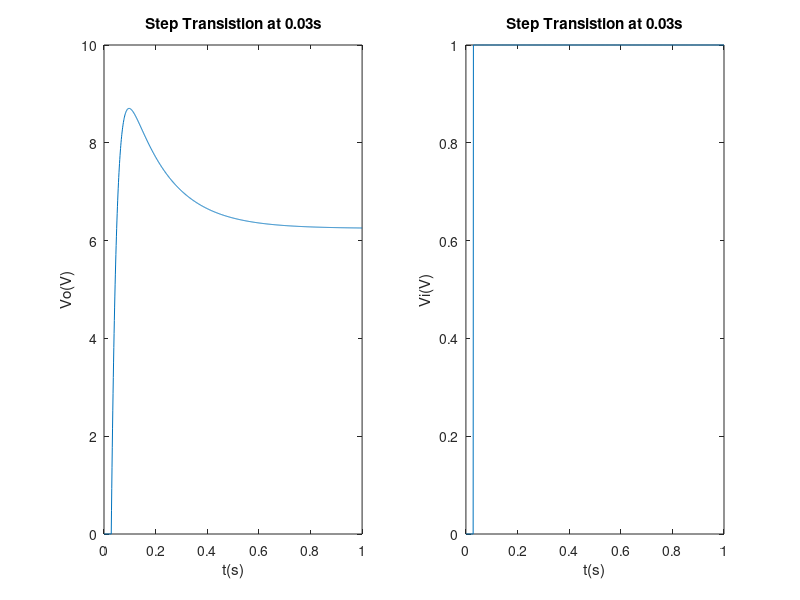
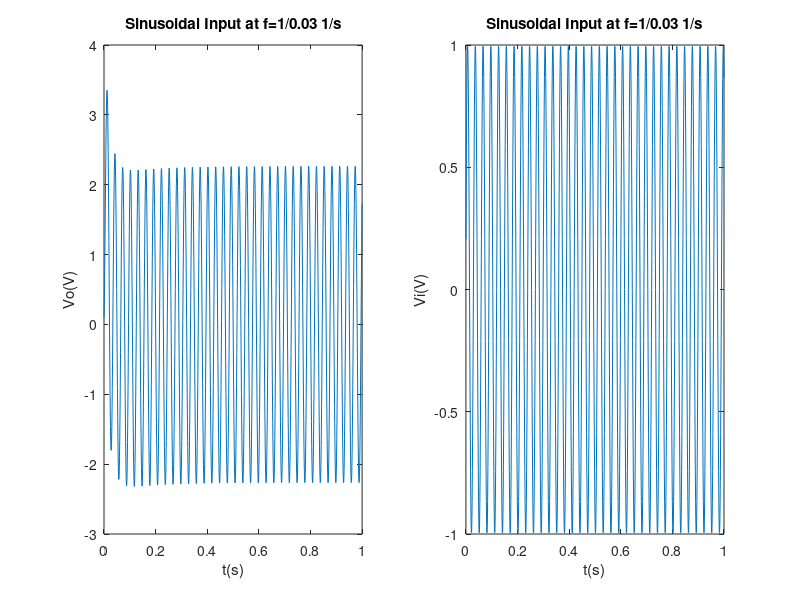
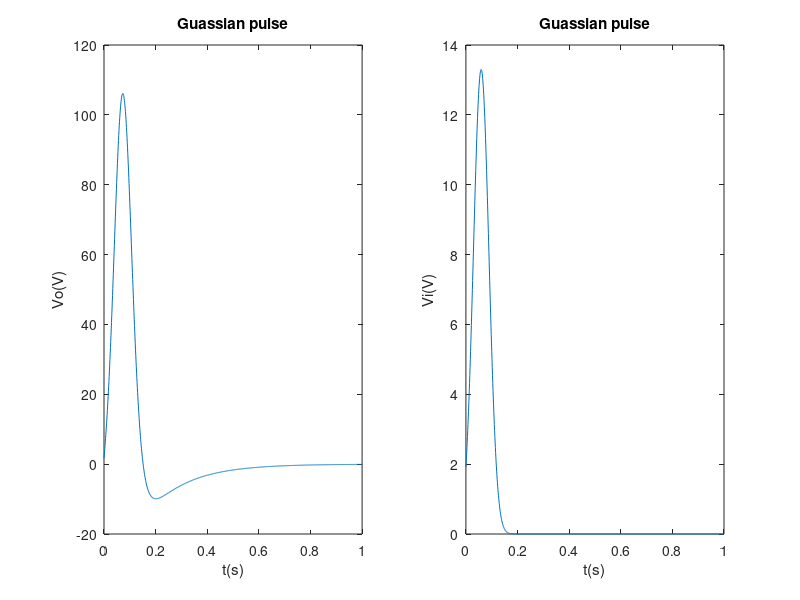
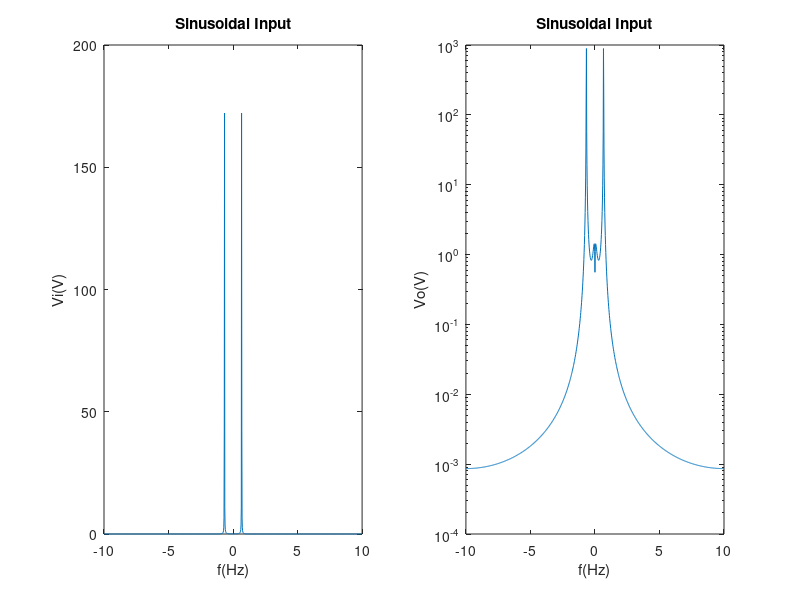

Recreate these plots in MATLAB, in order.
clear;
clc;

% This is a low-pass filter
% Definition of low-pass filter
R1=1;
C=0.25;
R2=2;
L=0.2;
R3=10;
alpha=100;
R4=0.1;
R0=1000;

Chat=zeros(8,8);
Chat(1,2)=C;
Chat(1,3)=-C;
Chat(2,2)=-C;
Chat(2,3)=C;
Chat(6,4)=-L;

for Vin=-10:1:10
    Ghat=zeros(8,8);
    Ghat(1,1)=-1;
    Ghat(1,2)=1/R1;
    Ghat(1,3)=-1/R1;
    Ghat(2,2)=-1/R1;
    Ghat(2,3)=1/R1+1/R2;
    Ghat(2,4)=1;
    Ghat(3,4)=-1;
    Ghat(3,5)=1/R3;
    Ghat(4,6)=-1;
    Ghat(4,7)=1/R4;
    Ghat(4,8)=-1/R4;
    Ghat(5,7)=-1/R4;
    Ghat(5,8)=1/R4+1/R0;
    Ghat(6,3)=1;
    Ghat(6,5)=-1;
    Ghat(7,2)=1;
    Ghat(8,5)=alpha/R3;
    Ghat(8,7)=-1;
    F=zeros(8,1);
    F(7,1)=Vin;
    V=Ghat\F;
end

dt=0.001;
F=zeros(8,1);
V1=zeros(8,1);
Vp=V1;
A=Chat/dt+Ghat;
Vo1=zeros(1,1000);
Vi1=zeros(1,1000);
for t=0:dt:1
    if t>=0.03
        F(7,1)=1;
        Vi1(1,round(t*1000))=1;
    end
    V1=inv(A)*(Chat*Vp/dt+F);
    Vp=V1;   
    if t>0
        Vo1(1,round(t*1000))=V1(8);
    end
end
t=linspace(0,1,1000);
figure(1);
subplot(1,2,1);
plot(t,Vo1);
title('Step Transistion at 0.03s');
xlabel('t(s)');
ylabel('Vo(V)');
subplot(1,2,2);
plot(t,Vi1);
title('Step Transistion at 0.03s');
xlabel('t(s)');
ylabel('Vi(V)');


F=zeros(8,1);
V2=zeros(8,1);
Vp=V2;
f=1/0.03;
Vo2=zeros(1,1000);
Vi2=zeros(1,1000);
for t=0:dt:1
    F(7,1)=sin(2*pi*f*t);
    if t>0
        Vi2(1,round(t*1000))=sin(2*pi*f*t);
    end
    V2=inv(A)*(Chat*Vp/dt+F);
    Vp=V2; 
    if t>0
        Vo2(1,round(t*1000))=V2(8);
    end
end
t=linspace(0,1,1000);
figure(2);
subplot(1,2,1);
plot(t,Vo2);
title('Sinusoidal Input at f=1/0.03 1/s');
xlabel('t(s)');
ylabel('Vo(V)');
subplot(1,2,2);
plot(t,Vi2);
title('Sinusoidal Input at f=1/0.03 1/s');
xlabel('t(s)');
ylabel('Vi(V)');


F=zeros(8,1);
V3=zeros(8,1);
Vp=V3;
Vo3=zeros(1,1000);
Vi3=zeros(1,1000);
for t=0:dt:1
    F(7,1)=1/(0.03*sqrt(2*pi))*exp(-0.5*((t-0.06)/0.03)^2);
    if t>0
        Vi3(1,round(t*1000))=1/(0.03*sqrt(2*pi))*exp(-0.5*((t-0.06)/0.03)^2);
    end
    V3=inv(A)*(Chat*Vp/dt+F);
    Vp=V3;
    
    if t>0
        Vo3(1,round(t*1000))=V3(8);
    end
end
t=linspace(0,1,1000);
figure(3);
subplot(1,2,1);
plot(t,Vo3);
title('Guassian pulse');
xlabel('t(s)');
ylabel('Vo(V)');
subplot(1,2,2);
plot(t,Vi3);
title('Guassian pulse');
xlabel('t(s)');
ylabel('Vi(V)');
    
%FT of Step Transition
fs=20;
n=length(Vi1);
X=fft(Vi1);
Y=fftshift(X);
fshift=(-n/2:n/2-1)*fs/n;
powershift = abs(Y).^2/n;
figure(5);
subplot(1,2,1);
plot(fshift,powershift);
title('Step Input');
xlabel('f(Hz)');
ylabel('Vi(V)');

n=length(Vo1);
X=fft(Vo1);
Y=fftshift(X);
fshift=(-n/2:n/2-1)*fs/n;
powershift = abs(Y).^2/n;
subplot(1,2,2);
semilogy(fshift,powershift);
title('Step Input');
xlabel('f(Hz)');
ylabel('Vo(V)');

%FT of Sinusoidal Input
n=length(Vi2);
X=fft(Vi2);
Y=fftshift(X);
fshift=(-n/2:n/2-1)*fs/n;
powershift = abs(Y).^2/n;
figure(4);
subplot(1,2,1);
plot(fshift,powershift);
title('Sinusoidal Input');
xlabel('f(Hz)');
ylabel('Vi(V)');

n=length(Vo2);
X=fft(Vo2);
Y=fftshift(X);
fshift=(-n/2:n/2-1)*fs/n;
powershift = abs(Y).^2/n;
subplot(1,2,2);
semilogy(fshift,powershift);
title('Sinusoidal Input');
xlabel('f(Hz)');
ylabel('Vo(V)');

%FT of Gaussian Pulse
n=length(Vi3);
X=fft(Vi3);
Y=fftshift(X);
fshift=(-n/2:n/2-1)*fs/n;
powershift = abs(Y).^2/n;
figure(6);
subplot(1,2,1);
plot(fshift,powershift);
title('Gaussian pulse Input');
xlabel('f(Hz)');
ylabel('Vi(V)');

n=length(Vo3);
X=fft(Vo3);
Y=fftshift(X);
fshift=(-n/2:n/2-1)*fs/n;
powershift = abs(Y).^2/n;
subplot(1,2,2);
semilogy(fshift,powershift);
title('Gaussian Input');
xlabel('f(Hz)');
ylabel('Vo(V)');

